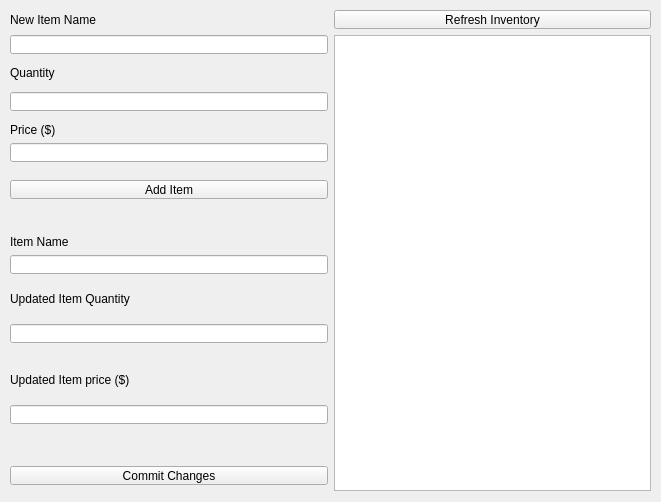
<?xml version="1.0" encoding="UTF-8"?>
<ui version="4.0">
 <class>admin2</class>
 <widget class="QWidget" name="admin2">
  <property name="geometry">
   <rect>
    <x>0</x>
    <y>0</y>
    <width>661</width>
    <height>502</height>
   </rect>
  </property>
  <property name="windowTitle">
   <string>Form</string>
  </property>
  <widget class="QWidget" name="centralWidget">
   <property name="geometry">
    <rect>
     <x>10</x>
     <y>10</y>
     <width>641</width>
     <height>481</height>
    </rect>
   </property>
   <layout class="QGridLayout" name="gridLayout">
    <item row="9" column="0">
     <widget class="QLabel" name="label_2">
      <property name="text">
       <string>Price ($)</string>
      </property>
     </widget>
    </item>
    <item row="10" column="0">
     <widget class="QLineEdit" name="lineEdit_3"/>
    </item>
    <item row="0" column="0">
     <widget class="QLabel" name="label">
      <property name="text">
       <string>New Item Name</string>
      </property>
     </widget>
    </item>
    <item row="34" column="0">
     <widget class="QLineEdit" name="lineEdit_6"/>
    </item>
    <item row="5" column="0">
     <widget class="QLabel" name="label_3">
      <property name="text">
       <string>Quantity</string>
      </property>
     </widget>
    </item>
    <item row="41" column="0">
     <widget class="QPushButton" name="pushButton_3">
      <property name="text">
       <string>Commit Changes</string>
      </property>
     </widget>
    </item>
    <item row="23" column="0">
     <widget class="QLabel" name="label_5">
      <property name="text">
       <string>Updated Item Quantity</string>
      </property>
     </widget>
    </item>
    <item row="3" column="0">
     <widget class="QLineEdit" name="lineEdit"/>
    </item>
    <item row="19" column="0">
     <widget class="QLabel" name="label_4">
      <property name="text">
       <string>Item Name</string>
      </property>
     </widget>
    </item>
    <item row="20" column="0">
     <widget class="QLineEdit" name="lineEdit_4"/>
    </item>
    <item row="3" column="1" rowspan="40">
     <widget class="QTableView" name="tableView"/>
    </item>
    <item row="7" column="0">
     <widget class="QLineEdit" name="lineEdit_2"/>
    </item>
    <item row="31" column="0">
     <widget class="QLabel" name="label_6">
      <property name="text">
       <string>Updated Item price ($)</string>
      </property>
     </widget>
    </item>
    <item row="26" column="0">
     <widget class="QLineEdit" name="lineEdit_5"/>
    </item>
    <item row="0" column="1">
     <widget class="QPushButton" name="pushButton_2">
      <property name="text">
       <string>Refresh Inventory</string>
      </property>
     </widget>
    </item>
    <item row="13" column="0">
     <widget class="QPushButton" name="pushButton">
      <property name="text">
       <string>Add Item</string>
      </property>
     </widget>
    </item>
   </layout>
  </widget>
 </widget>
 <resources/>
 <connections/>
</ui>
